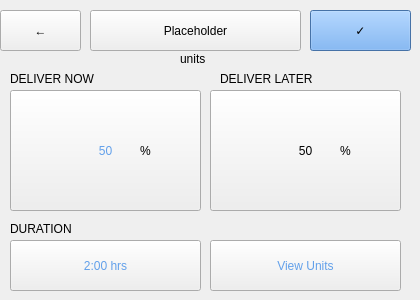
   <widget class="QWidget" name="page_7">
    <widget class="QPushButton" name="page6CheckButton">
     <property name="geometry">
      <rect>
       <x>310</x>
       <y>10</y>
       <width>101</width>
       <height>41</height>
      </rect>
     </property>
     <property name="styleSheet">
      <string notr="true">font: 75 35pt &quot;DejaVu Sans&quot;;
background-color: rgb(98, 160, 234);
</string>
     </property>
     <property name="text">
      <string>✓</string>
     </property>
    </widget>
    <widget class="QPushButton" name="page6UnitsButton">
     <property name="geometry">
      <rect>
       <x>90</x>
       <y>10</y>
       <width>211</width>
       <height>41</height>
      </rect>
     </property>
     <property name="styleSheet">
      <string notr="true">font: 75 25pt &quot;DejaVu Sans&quot;;
</string>
     </property>
     <property name="text">
      <string>Placeholder</string>
     </property>
    </widget>
    <widget class="QPushButton" name="page6BackButton">
     <property name="geometry">
      <rect>
       <x>0</x>
       <y>10</y>
       <width>81</width>
       <height>41</height>
      </rect>
     </property>
     <property name="styleSheet">
      <string notr="true">font: 75 35pt &quot;DejaVu Sans&quot;;
</string>
     </property>
     <property name="text">
      <string>←</string>
     </property>
    </widget>
    <widget class="QPushButton" name="page6DeliverNowButton">
     <property name="geometry">
      <rect>
       <x>10</x>
       <y>90</y>
       <width>191</width>
       <height>121</height>
      </rect>
     </property>
     <property name="styleSheet">
      <string notr="true">font: 75 35pt &quot;DejaVu Sans&quot;;
color: rgb(98, 160, 234);

</string>
     </property>
     <property name="text">
      <string>50</string>
     </property>
    </widget>
    <widget class="QPushButton" name="page6DeliverLaterButton">
     <property name="geometry">
      <rect>
       <x>210</x>
       <y>90</y>
       <width>191</width>
       <height>121</height>
      </rect>
     </property>
     <property name="styleSheet">
      <string notr="true">font: 75 35pt &quot;DejaVu Sans&quot;;

</string>
     </property>
     <property name="text">
      <string>50</string>
     </property>
    </widget>
    <widget class="QLabel" name="page6DeliverNowLabel">
     <property name="geometry">
      <rect>
       <x>10</x>
       <y>70</y>
       <width>121</width>
       <height>17</height>
      </rect>
     </property>
     <property name="styleSheet">
      <string notr="true">font: 75 12pt &quot;DejaVu Sans&quot;;</string>
     </property>
     <property name="text">
      <string>DELIVER NOW</string>
     </property>
    </widget>
    <widget class="QLabel" name="page6DeliverLaterLabel">
     <property name="geometry">
      <rect>
       <x>220</x>
       <y>70</y>
       <width>131</width>
       <height>17</height>
      </rect>
     </property>
     <property name="styleSheet">
      <string notr="true">font: 75 12pt &quot;DejaVu Sans&quot;;</string>
     </property>
     <property name="text">
      <string>DELIVER LATER</string>
     </property>
    </widget>
    <widget class="QLabel" name="page6DurationLabel">
     <property name="geometry">
      <rect>
       <x>10</x>
       <y>220</y>
       <width>91</width>
       <height>17</height>
      </rect>
     </property>
     <property name="styleSheet">
      <string notr="true">font: 75 12pt &quot;DejaVu Sans&quot;;</string>
     </property>
     <property name="text">
      <string>DURATION</string>
     </property>
    </widget>
    <widget class="QPushButton" name="page6DurationButton">
     <property name="geometry">
      <rect>
       <x>10</x>
       <y>240</y>
       <width>191</width>
       <height>51</height>
      </rect>
     </property>
     <property name="styleSheet">
      <string notr="true">color: rgb(98, 160, 234);</string>
     </property>
     <property name="text">
      <string>2:00 hrs</string>
     </property>
    </widget>
    <widget class="QPushButton" name="page6ViewUnitsButton">
     <property name="geometry">
      <rect>
       <x>210</x>
       <y>240</y>
       <width>191</width>
       <height>51</height>
      </rect>
     </property>
     <property name="styleSheet">
      <string notr="true">color: rgb(98, 160, 234);</string>
     </property>
     <property name="text">
      <string>View Units</string>
     </property>
    </widget>
    <widget class="QLabel" name="page6MainLabel">
     <property name="geometry">
      <rect>
       <x>180</x>
       <y>50</y>
       <width>41</width>
       <height>17</height>
      </rect>
     </property>
     <property name="styleSheet">
      <string notr="true">font: 75 12pt &quot;DejaVu Sans&quot;;</string>
     </property>
     <property name="text">
      <string>units</string>
     </property>
    </widget>
    <widget class="QLabel" name="page6DeliverNowLabel_2">
     <property name="geometry">
      <rect>
       <x>140</x>
       <y>110</y>
       <width>41</width>
       <height>81</height>
      </rect>
     </property>
     <property name="styleSheet">
      <string notr="true">font: 75 25pt &quot;DejaVu Sans&quot;;</string>
     </property>
     <property name="text">
      <string>%</string>
     </property>
    </widget>
    <widget class="QLabel" name="page6DeliverNowLabel_3">
     <property name="geometry">
      <rect>
       <x>340</x>
       <y>110</y>
       <width>41</width>
       <height>81</height>
      </rect>
     </property>
     <property name="styleSheet">
      <string notr="true">font: 75 25pt &quot;DejaVu Sans&quot;;</string>
     </property>
     <property name="text">
      <string>%</string>
     </property>
    </widget>
   </widget>
